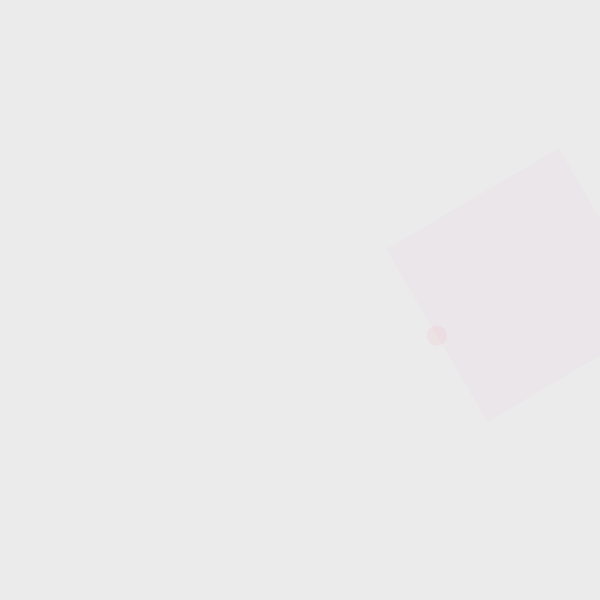
Frame 1 (no input)
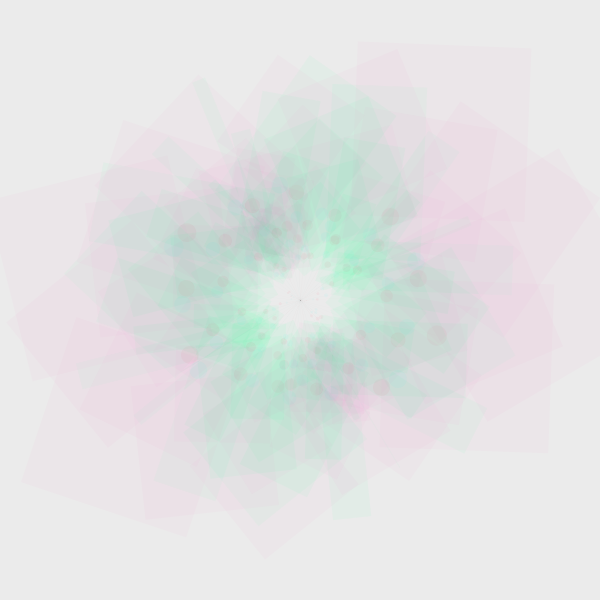
Frame 60 (the mouse pressed at the canvas centre just before this capture)
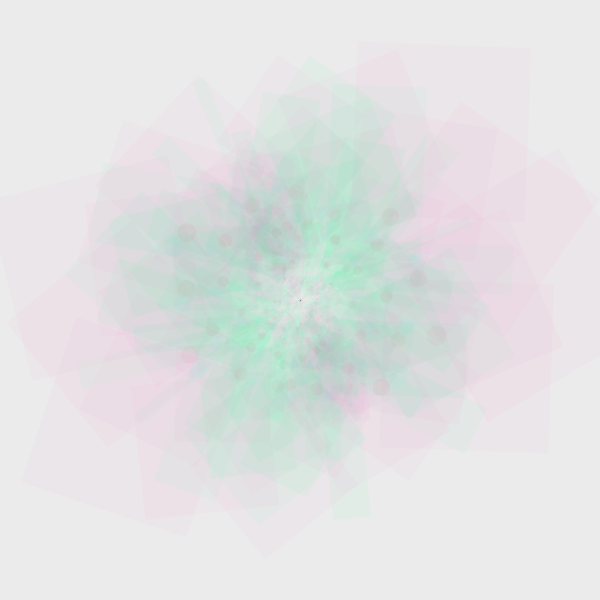
Frame 120 (the mouse held since frame 60 and released just before this capture)

The Processing sketch that drew these frames (run headless with seeded random() and noise(); from frame 60 on, the mouse is pressed at the canvas centre):

// Processing sketch: processing_110846
// ── processing_110846.pde

float x, y;
float angle = 0;
float r = 100;
float diff = 1;

color col = color(255, 3, 41);

void setup() {
  size(600, 600);
  background(235);
}


void draw() {
  x = r * cos(angle)*1.0;
  y = r * sin(angle)*1.0;

  translate(width/2, height/2);
  rotate(r);

  noStroke();
  fill(0, 255, 135, 10);
  strokeWeight(0.1);
  rect(x/2, y/2, x*2, y*2);

  noStroke();
  fill(255, 0, 135, 5);
  strokeWeight(0.1);
  rect(x, y, x*2, x*2);

  noFill();
  stroke(#03F9FF, 10);
  strokeWeight(0.1);
  line(0, 0, y, y);
  fill(#03F9FF, 10);
  ellipse(y, y, y/5, y/5);

  noFill();
  stroke(col, 10);
  strokeWeight(0.1);
  line(0, 0, x, x);
  fill(col, 10);
  ellipse(x, x, x/5, x/5);

  angle = angle + 0.5;
  r = r - diff;

  if ( r == 0 || r == 100) { 
    diff =  diff * -1;
  }
}
